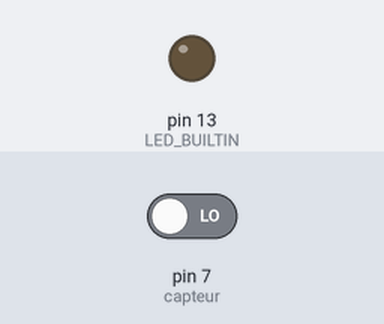
The sketch below on a simulated Arduino Uno, built with avr-gcc and run on an emulated ATmega328P. Parts: output pins drawn as LEDs (lit = HIGH). Dashed ring = blinking. Inputs (shaded band) come from the test bench; at power-on: pin 7 (capteur) LOW.

Above: at 1.2 s.
1.3 s: pin 7 (capteur) driven HIGH
At 1.45 s:
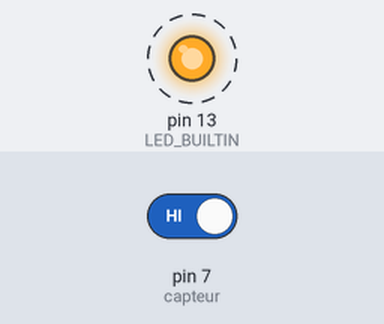
4.3 s: pin 7 (capteur) driven LOW
At 4.8 s:
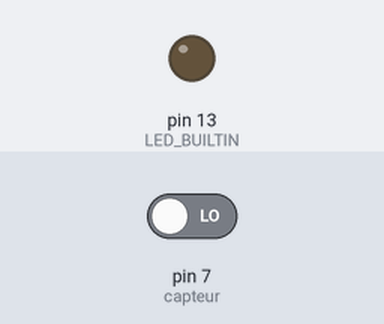
Timing chart, 0 to 7.3 s (numbered marks = the images above; inputs shaded):
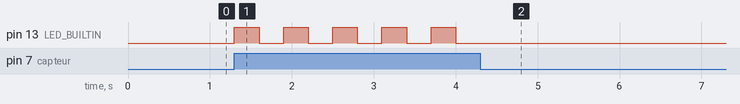

Measured:
- after the input at 1.3 s, pin 13 (LED_BUILTIN): alternates HIGH for 0.30 s and LOW for 0.30 s, starting at once
- after the input at 4.3 s, pin 13 (LED_BUILTIN): stops changing and stays LOW

The sketch:

main.ino
```cpp
/********************************************************
   Utilisation du capteur de son KY-038.
   On tape dans les mains pour allumer ou éteindre la
   LED de l'Arduino.
**********************************************************/

#define capteur 7 // sortie numérique du KY-038 branché à la broche 7 de l'Arduino
int etat = 0; // etat de la LED

void setup() {
  pinMode(capteur, INPUT);
  pinMode(LED_BUILTIN, OUTPUT);
}


void loop() {
  if (digitalRead(capteur)) {
    etat = !etat;
    digitalWrite(LED_BUILTIN, etat);
    delay(300);
  }
}
```
